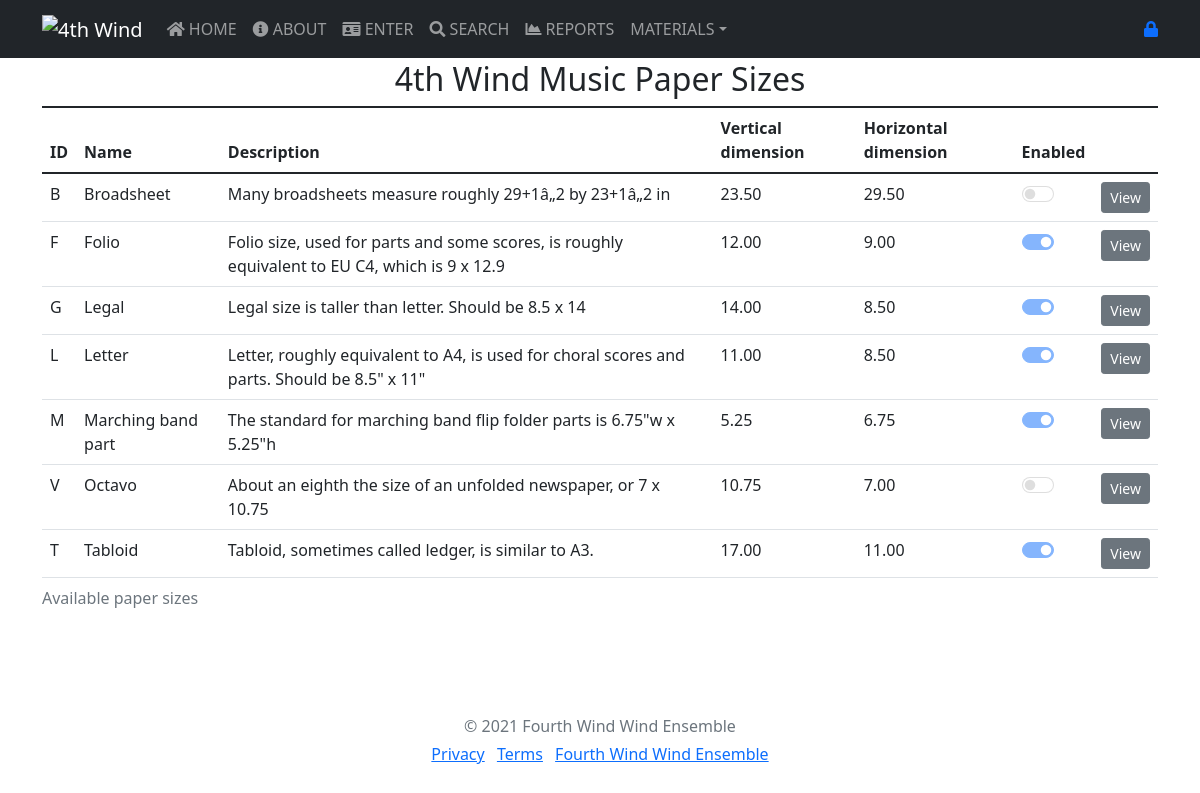
Screenshot of /papersizes.php with the database file from the repository.
### tables this page shows
CREATE TABLE `paper_sizes` (
  `id_paper_size` varchar(4) NOT NULL COMMENT 'Paper size ID (one letter)',
  `name` varchar(255) NOT NULL COMMENT 'Size, for example Legal, Letter, Folio',
  `description` varchar(255) DEFAULT NULL COMMENT 'Use to list other examples',
  `vertical` decimal(7,2) UNSIGNED DEFAULT NULL COMMENT 'Vertical size in inches',
  `horizontal` decimal(7,2) UNSIGNED DEFAULT NULL COMMENT 'Horizontal size in inches',
  `enabled` int(11) UNSIGNED NOT NULL DEFAULT 0 COMMENT 'Set greater than 0 if this size is used'
);

### papersizes.php (the view, shortened to what this page needs)
<?php
  require_once("includes/header.php");
  require_once("includes/navbar.php");
?>
<main role="main">
    <div class="container">
        <h2 align="center"><?php echo ORGNAME ?> Music Paper Sizes</h2>
        <div id="paper_size_table">
        <?php
        echo '
            <div class="panel panel-default">
               <div class="table-repsonsive">
                    <table class="table table-hover">
                    <caption class="title">Available paper sizes</caption>
                    <thead>
                    <tr>
                        <th>ID</th>
                        <th>Name</th>
                        <th>Description</th>
                        <th>Vertical dimension</th>
                        <th>Horizontal dimension</th>
                        <th>Enabled</th>
                    </tr>
                    </thead>
                    <tbody>';
        $f_link = f_sqlConnect(DB_HOST, DB_USER, DB_PASS, DB_NAME);
        $sql = "SELECT * FROM paper_sizes ORDER BY name;";
        $res = mysqli_query($f_link, $sql) or die('Error: ' . mysqli_error($f_link));
        while ($rowList = mysqli_fetch_array($res)) {
            $id_paper_size = $rowList['id_paper_size'];
            $name = $rowList['name'];
            $description = $rowList['description'];
            $vertical = $rowList['vertical'];
            $horizontal = $rowList['horizontal'];
            $enabled = $rowList['enabled'];
            echo '<tr>
                        <td>'.$id_paper_size.'</td>
                        <td>'.$name.'</td>
                        <td>'.$description.'</td>
                        <td>'.$vertical.'</td>
                        <td>'.$horizontal.'</td>
                        <td><div class="form-check form-switch">
                        <input class="form-check-input" type="checkbox" role="switch" id="typeEnabled" disabled '. (($enabled == 1) ? "checked" : "") .'>
                        </div></td>                        ';
            echo '
                        <td><input type="button" name="view" value="View" id="'.$id_paper_size.'" class="btn btn-secondary btn-sm view_data" /></td>
                    </tr>
                    ';
        }
        echo '
                    </tbody>
                    </table>
                </div>
            </div>
           ';
        ?>
    </div>
</main>
<?php require_once("includes/footer.php");?>
</body>
</html>

### includes/header.php (style rules this page uses)
body { padding-top: 60px; }

### rows the page displays
paper_sizes: id_paper_size "B", name "Broadsheet", description "Many broadsheets measure roughly 29+1â„2 by 23+1â„2 in", vertical "23.50", horizontal "29.50"
paper_sizes: id_paper_size "F", name "Folio", description "Folio size, used for parts and some scores, is roughly equivalent to EU C4, which is 9 x 12.9", vertical "12.00", horizontal "9.00", enabled "☑"
paper_sizes: id_paper_size "G", name "Legal", description "Legal size is taller than letter. Should be 8.5 x 14", vertical "14.00", horizontal "8.50", enabled "☑"
paper_sizes: id_paper_size "L", name "Letter", description "Letter, roughly equivalent to A4, is used for choral scores and parts. Should be 8.5\" x 11\"", vertical "11.00", horizontal "8.50", enabled "☑"
paper_sizes: id_paper_size "M", name "Marching band part", description "The standard for marching band flip folder parts is 6.75\"w x 5.25\"h", vertical "5.25", horizontal "6.75", enabled "☑"
paper_sizes: id_paper_size "V", name "Octavo", description "About an eighth the size of an unfolded newspaper, or 7 x 10.75", vertical "10.75", horizontal "7.00", view "View"
paper_sizes: id_paper_size "T", name "Tabloid", description "Tabloid, sometimes called ledger, is similar to A3.", vertical "17.00", horizontal "11.00", enabled "☑"

### other values shown
ORGNAME "4th Wind"
ORGDESC "Fourth Wind Wind Ensemble"
